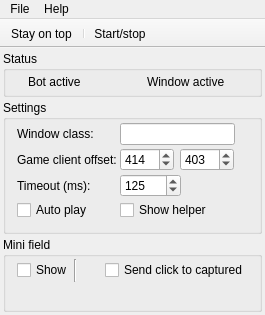
<?xml version="1.0" encoding="UTF-8"?>
<ui version="4.0">
 <class>MainWindow</class>
 <widget class="QMainWindow" name="MainWindow">
  <property name="geometry">
   <rect>
    <x>0</x>
    <y>0</y>
    <width>257</width>
    <height>293</height>
   </rect>
  </property>
  <property name="windowTitle">
   <string>«Bejeweled Blitz» bot</string>
  </property>
  <widget class="QWidget" name="centralWidget">
   <layout class="QVBoxLayout" name="verticalLayout_2">
    <property name="spacing">
     <number>3</number>
    </property>
    <property name="margin">
     <number>3</number>
    </property>
    <item>
     <widget class="QGroupBox" name="groupBox">
      <property name="title">
       <string>Status</string>
      </property>
      <layout class="QHBoxLayout" name="horizontalLayout_7">
       <property name="spacing">
        <number>2</number>
       </property>
       <property name="leftMargin">
        <number>9</number>
       </property>
       <property name="topMargin">
        <number>2</number>
       </property>
       <property name="rightMargin">
        <number>9</number>
       </property>
       <property name="bottomMargin">
        <number>4</number>
       </property>
       <item>
        <layout class="QHBoxLayout" name="horizontalLayout_5">
         <item>
          <widget class="QLabel" name="lblActive">
           <property name="text">
            <string/>
           </property>
           <property name="pixmap">
            <pixmap resource="res.qrc">:/res/status-offline.png</pixmap>
           </property>
          </widget>
         </item>
         <item>
          <widget class="QLabel" name="label_3">
           <property name="text">
            <string>Bot active</string>
           </property>
          </widget>
         </item>
         <item>
          <spacer name="horizontalSpacer_4">
           <property name="orientation">
            <enum>Qt::Horizontal</enum>
           </property>
           <property name="sizeHint" stdset="0">
            <size>
             <width>28</width>
             <height>13</height>
            </size>
           </property>
          </spacer>
         </item>
        </layout>
       </item>
       <item>
        <layout class="QHBoxLayout" name="horizontalLayout_6">
         <item>
          <widget class="QLabel" name="lblWindowActive">
           <property name="text">
            <string/>
           </property>
           <property name="pixmap">
            <pixmap resource="res.qrc">:/res/status-offline.png</pixmap>
           </property>
          </widget>
         </item>
         <item>
          <widget class="QLabel" name="label_4">
           <property name="text">
            <string>Window active</string>
           </property>
          </widget>
         </item>
         <item>
          <spacer name="horizontalSpacer_5">
           <property name="orientation">
            <enum>Qt::Horizontal</enum>
           </property>
           <property name="sizeHint" stdset="0">
            <size>
             <width>17</width>
             <height>17</height>
            </size>
           </property>
          </spacer>
         </item>
        </layout>
       </item>
      </layout>
     </widget>
    </item>
    <item>
     <widget class="QGroupBox" name="groupBox_2">
      <property name="title">
       <string>Settings</string>
      </property>
      <layout class="QFormLayout" name="formLayout_2">
       <property name="horizontalSpacing">
        <number>3</number>
       </property>
       <property name="verticalSpacing">
        <number>3</number>
       </property>
       <property name="topMargin">
        <number>3</number>
       </property>
       <item row="0" column="0">
        <widget class="QLabel" name="label_2">
         <property name="minimumSize">
          <size>
           <width>0</width>
           <height>0</height>
          </size>
         </property>
         <property name="text">
          <string>Window class:</string>
         </property>
         <property name="buddy">
          <cstring>edWndClass</cstring>
         </property>
        </widget>
       </item>
       <item row="0" column="1">
        <layout class="QHBoxLayout" name="horizontalLayout">
         <item>
          <widget class="QLineEdit" name="edWndClass">
           <property name="sizePolicy">
            <sizepolicy hsizetype="Expanding" vsizetype="Fixed">
             <horstretch>0</horstretch>
             <verstretch>0</verstretch>
            </sizepolicy>
           </property>
           <property name="minimumSize">
            <size>
             <width>0</width>
             <height>0</height>
            </size>
           </property>
           <property name="readOnly">
            <bool>true</bool>
           </property>
          </widget>
         </item>
         <item>
          <widget class="QLabel" name="lblTarget">
           <property name="text">
            <string/>
           </property>
           <property name="pixmap">
            <pixmap resource="res.qrc">:/res/target.png</pixmap>
           </property>
          </widget>
         </item>
        </layout>
       </item>
       <item row="1" column="0">
        <widget class="QLabel" name="label">
         <property name="minimumSize">
          <size>
           <width>0</width>
           <height>0</height>
          </size>
         </property>
         <property name="text">
          <string>Game client offset:</string>
         </property>
         <property name="buddy">
          <cstring>edOfsX</cstring>
         </property>
        </widget>
       </item>
       <item row="1" column="1">
        <layout class="QHBoxLayout" name="horizontalLayout_2">
         <item>
          <widget class="QSpinBox" name="edOfsX">
           <property name="sizePolicy">
            <sizepolicy hsizetype="Minimum" vsizetype="Fixed">
             <horstretch>0</horstretch>
             <verstretch>0</verstretch>
            </sizepolicy>
           </property>
           <property name="minimumSize">
            <size>
             <width>0</width>
             <height>0</height>
            </size>
           </property>
           <property name="maximum">
            <number>4000</number>
           </property>
           <property name="value">
            <number>414</number>
           </property>
          </widget>
         </item>
         <item>
          <widget class="QSpinBox" name="edOfsY">
           <property name="sizePolicy">
            <sizepolicy hsizetype="Minimum" vsizetype="Fixed">
             <horstretch>0</horstretch>
             <verstretch>0</verstretch>
            </sizepolicy>
           </property>
           <property name="minimumSize">
            <size>
             <width>0</width>
             <height>0</height>
            </size>
           </property>
           <property name="maximum">
            <number>4000</number>
           </property>
           <property name="value">
            <number>403</number>
           </property>
          </widget>
         </item>
         <item>
          <widget class="QLabel" name="lblCheck">
           <property name="text">
            <string/>
           </property>
           <property name="pixmap">
            <pixmap resource="res.qrc">:/res/status-busy.png</pixmap>
           </property>
          </widget>
         </item>
         <item>
          <spacer name="horizontalSpacer_2">
           <property name="minimumSize">
            <size>
             <width>0</width>
             <height>0</height>
            </size>
           </property>
           <property name="orientation">
            <enum>Qt::Horizontal</enum>
           </property>
           <property name="sizeHint" stdset="0">
            <size>
             <width>18</width>
             <height>20</height>
            </size>
           </property>
          </spacer>
         </item>
        </layout>
       </item>
       <item row="2" column="0">
        <widget class="QLabel" name="label_5">
         <property name="text">
          <string>Timeout (ms):</string>
         </property>
         <property name="buddy">
          <cstring>edTimeout</cstring>
         </property>
        </widget>
       </item>
       <item row="2" column="1">
        <layout class="QHBoxLayout" name="horizontalLayout_4">
         <item>
          <widget class="QSpinBox" name="edTimeout">
           <property name="minimum">
            <number>5</number>
           </property>
           <property name="maximum">
            <number>60000</number>
           </property>
           <property name="value">
            <number>125</number>
           </property>
          </widget>
         </item>
         <item>
          <spacer name="horizontalSpacer_3">
           <property name="orientation">
            <enum>Qt::Horizontal</enum>
           </property>
           <property name="sizeHint" stdset="0">
            <size>
             <width>40</width>
             <height>20</height>
            </size>
           </property>
          </spacer>
         </item>
        </layout>
       </item>
       <item row="3" column="0">
        <widget class="QCheckBox" name="chkAutoPlay">
         <property name="text">
          <string>Auto play</string>
         </property>
        </widget>
       </item>
       <item row="3" column="1">
        <widget class="QCheckBox" name="chkHelper">
         <property name="minimumSize">
          <size>
           <width>0</width>
           <height>0</height>
          </size>
         </property>
         <property name="text">
          <string>Show helper</string>
         </property>
         <property name="checked">
          <bool>false</bool>
         </property>
        </widget>
       </item>
      </layout>
     </widget>
    </item>
    <item>
     <widget class="QGroupBox" name="groupBox_3">
      <property name="title">
       <string>Mini field</string>
      </property>
      <layout class="QVBoxLayout" name="verticalLayout">
       <property name="spacing">
        <number>2</number>
       </property>
       <property name="topMargin">
        <number>2</number>
       </property>
       <item>
        <layout class="QHBoxLayout" name="horizontalLayout_3">
         <property name="spacing">
          <number>2</number>
         </property>
         <item>
          <widget class="QCheckBox" name="chkThumbnail">
           <property name="text">
            <string>Show</string>
           </property>
          </widget>
         </item>
         <item>
          <widget class="Line" name="line">
           <property name="orientation">
            <enum>Qt::Vertical</enum>
           </property>
          </widget>
         </item>
         <item>
          <widget class="QToolButton" name="tbtnRefresh">
           <property name="toolTip">
            <string>Refresh</string>
           </property>
           <property name="text">
            <string/>
           </property>
           <property name="icon">
            <iconset resource="res.qrc">
             <normaloff>:/res/arrow-circle-double-135.png</normaloff>:/res/arrow-circle-double-135.png</iconset>
           </property>
           <property name="autoRaise">
            <bool>true</bool>
           </property>
          </widget>
         </item>
         <item>
          <spacer name="horizontalSpacer">
           <property name="orientation">
            <enum>Qt::Horizontal</enum>
           </property>
           <property name="sizeHint" stdset="0">
            <size>
             <width>40</width>
             <height>20</height>
            </size>
           </property>
          </spacer>
         </item>
         <item>
          <widget class="QCheckBox" name="chkMouse">
           <property name="text">
            <string>Send click to captured</string>
           </property>
          </widget>
         </item>
        </layout>
       </item>
       <item>
        <widget class="QLabel" name="lblThumb">
         <property name="frameShape">
          <enum>QFrame::NoFrame</enum>
         </property>
         <property name="frameShadow">
          <enum>QFrame::Plain</enum>
         </property>
         <property name="text">
          <string/>
         </property>
        </widget>
       </item>
      </layout>
     </widget>
    </item>
    <item>
     <spacer name="verticalSpacer">
      <property name="orientation">
       <enum>Qt::Vertical</enum>
      </property>
      <property name="sizeHint" stdset="0">
       <size>
        <width>20</width>
        <height>38</height>
       </size>
      </property>
     </spacer>
    </item>
   </layout>
  </widget>
  <widget class="QMenuBar" name="menuBar">
   <property name="geometry">
    <rect>
     <x>0</x>
     <y>0</y>
     <width>257</width>
     <height>21</height>
    </rect>
   </property>
   <widget class="QMenu" name="menuFile">
    <property name="title">
     <string>File</string>
    </property>
    <addaction name="actionStay_on_top"/>
    <addaction name="actionAuto_play"/>
    <addaction name="separator"/>
    <addaction name="actionExit"/>
   </widget>
   <widget class="QMenu" name="menuHelp">
    <property name="title">
     <string>Help</string>
    </property>
    <addaction name="actionAbout"/>
   </widget>
   <addaction name="menuFile"/>
   <addaction name="menuHelp"/>
  </widget>
  <widget class="QToolBar" name="mainToolBar">
   <property name="movable">
    <bool>false</bool>
   </property>
   <property name="iconSize">
    <size>
     <width>16</width>
     <height>16</height>
    </size>
   </property>
   <property name="floatable">
    <bool>false</bool>
   </property>
   <attribute name="toolBarArea">
    <enum>TopToolBarArea</enum>
   </attribute>
   <attribute name="toolBarBreak">
    <bool>false</bool>
   </attribute>
   <addaction name="actionStay_on_top"/>
   <addaction name="separator"/>
   <addaction name="actionAuto_play"/>
  </widget>
  <action name="aOnTop">
   <property name="checkable">
    <bool>true</bool>
   </property>
   <property name="text">
    <string>On top</string>
   </property>
  </action>
  <action name="aCapture">
   <property name="text">
    <string>Capture</string>
   </property>
  </action>
  <action name="actionStay_on_top">
   <property name="checkable">
    <bool>true</bool>
   </property>
   <property name="icon">
    <iconset resource="res.qrc">
     <normaloff>:/res/pin.png</normaloff>:/res/pin.png</iconset>
   </property>
   <property name="text">
    <string>Stay on top</string>
   </property>
  </action>
  <action name="actionExit">
   <property name="icon">
    <iconset resource="res.qrc">
     <normaloff>:/res/door-open-out.png</normaloff>:/res/door-open-out.png</iconset>
   </property>
   <property name="text">
    <string>Exit</string>
   </property>
  </action>
  <action name="actionAbout">
   <property name="icon">
    <iconset resource="res.qrc">
     <normaloff>:/res/information.png</normaloff>:/res/information.png</iconset>
   </property>
   <property name="text">
    <string>About</string>
   </property>
  </action>
  <action name="actionAuto_play">
   <property name="checkable">
    <bool>true</bool>
   </property>
   <property name="icon">
    <iconset resource="res.qrc">
     <normaloff>:/res/control.png</normaloff>:/res/control.png</iconset>
   </property>
   <property name="text">
    <string>Start/stop</string>
   </property>
   <property name="toolTip">
    <string>Start/stop</string>
   </property>
  </action>
 </widget>
 <layoutdefault spacing="6" margin="11"/>
 <tabstops>
  <tabstop>edWndClass</tabstop>
  <tabstop>edOfsX</tabstop>
  <tabstop>edOfsY</tabstop>
  <tabstop>edTimeout</tabstop>
  <tabstop>chkAutoPlay</tabstop>
  <tabstop>chkHelper</tabstop>
  <tabstop>chkThumbnail</tabstop>
  <tabstop>tbtnRefresh</tabstop>
  <tabstop>chkMouse</tabstop>
 </tabstops>
 <resources>
  <include location="res.qrc"/>
 </resources>
 <connections/>
</ui>
